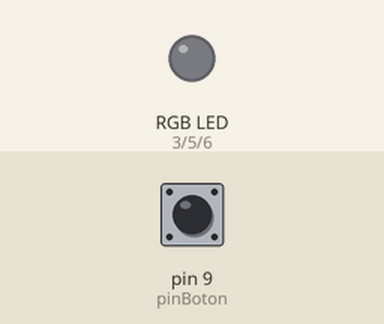
This sketch was run on a simulated Arduino Uno, built with avr-gcc and run on an emulated ATmega328P. Parts: an RGB LED mixed from three pins (HIGH = lit). The test bench sets the inputs (shaded band); at power-on: pin 9 (pinBoton) HIGH. Dim RGB values are drawn brighter than linear.

Above: at 1.2 s.
1.3 s: pin 9 (pinBoton) pulled LOW for 0.15 s
At 2.3 s:
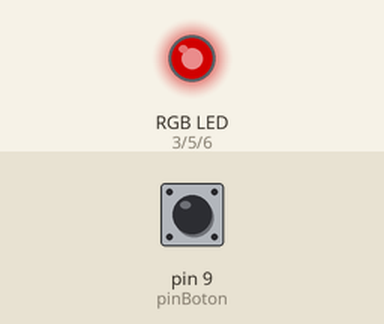
2.9 s: pin 9 (pinBoton) pulled LOW for 1 s
At 3.5 s:
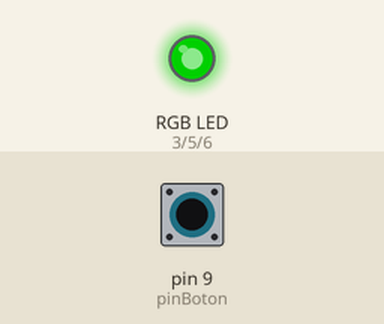
5.4 s: pin 9 (pinBoton) pulled LOW for 0.15 s
At 6.1 s:
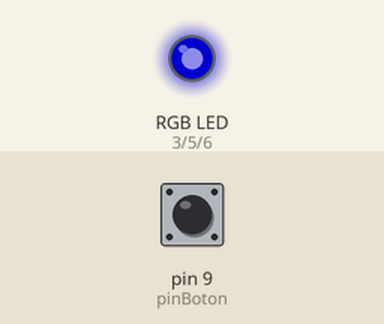
7.0 s: pin 9 (pinBoton) pulled LOW for 3.2 s
At 7.3 s:
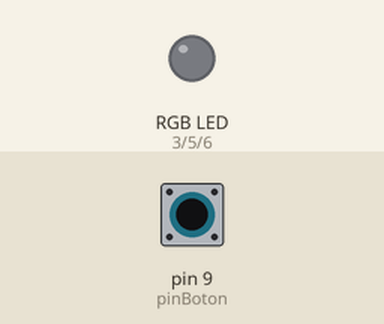
11.7 s: pin 9 (pinBoton) pulled LOW for 0.15 s
At 12.6 s:
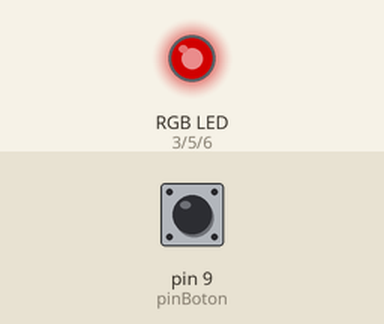
13.3 s: pin 9 (pinBoton) pulled LOW for 1 s
At 13.8 s:
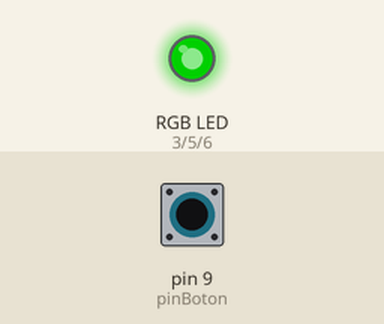
Timing chart, 0 to 16.3 s (numbered marks = the images above; inputs shaded):
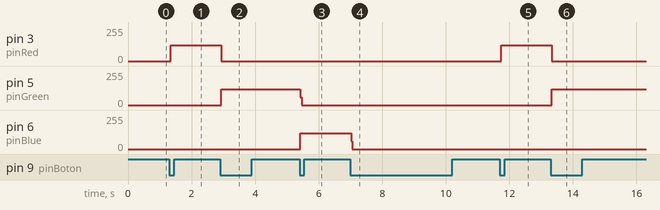

The sketch:

DefinitivoRgbpul.ino
```cpp
int pinRed = 3;
int pinGreen = 5;
int pinBlue = 6;
int pinBoton = 9;

int estadoBoton = LOW;
int estadoLed = 0;
int Cpul = 0;

void setup() {
  pinMode(pinRed, OUTPUT);
  pinMode(pinGreen, OUTPUT);
  pinMode(pinBlue, OUTPUT);
  pinMode(pinBoton, INPUT);
  digitalWrite(pinRed, LOW);
  digitalWrite(pinGreen, LOW);
  digitalWrite(pinBlue, LOW);
}

void setColor(int red, int green, int blue)
{
  analogWrite(pinRed, red);
  analogWrite(pinGreen, green);
  analogWrite(pinBlue, blue);
}

void loop() {
  setColor(0, 0, 0);
  estadoBoton = digitalRead(pinBoton);

  if (estadoBoton == LOW && estadoLed == LOW) {
    estadoLed = HIGH;
    Cpul++;
  } else {
    if (estadoBoton == HIGH) {
      estadoLed = LOW;
    }
  }

  if (Cpul == 1) {
    setColor(255, 0, 0);
  } else {
    if (Cpul == 2) {
      setColor(0, 255, 0);
    } else {
      if (Cpul == 3) {
        setColor(0, 0, 255);
      } else {
        if (Cpul == 4) {
          setColor(0, 0, 0);
          Cpul = 0;
        }
      }
    }
  }
}
```

Measured:
- after the input at 1.3 s, pin 3 (pinRed): 0/255 → 120/255 at once
- after the input at 2.9 s, pin 3 (pinRed): 120/255 → 0/255 at once; pin 5 (pinGreen): 0/255 → 119/255 at once
- after the input at 5.4 s, pin 5 (pinGreen): 119/255 → 0/255 at once; pin 6 (pinBlue): 0/255 → 118/255 at once
- after the input at 7.0 s, pin 6 (pinBlue): 118/255 → 0/255 at once
- after the input at 11.7 s, pin 3 (pinRed): 0/255 → 120/255 at once
- after the input at 13.3 s, pin 3 (pinRed): 120/255 → 0/255 at once; pin 5 (pinGreen): 0/255 → 119/255 at once
